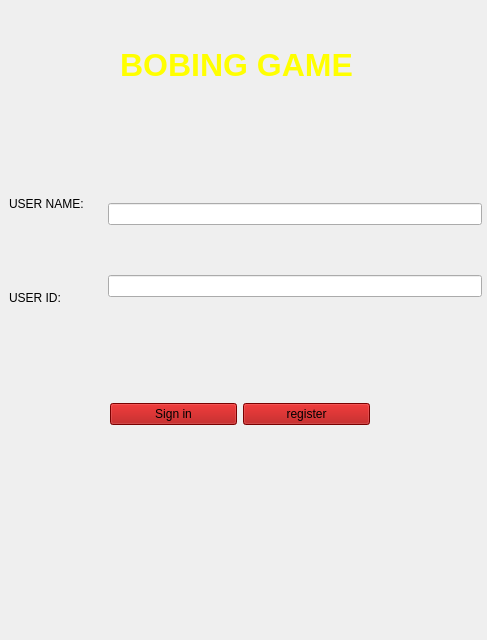
<?xml version="1.0" encoding="UTF-8"?>
<ui version="4.0">
 <class>begin</class>
 <widget class="QWidget" name="begin">
  <property name="geometry">
   <rect>
    <x>0</x>
    <y>0</y>
    <width>487</width>
    <height>640</height>
   </rect>
  </property>
  <property name="windowTitle">
   <string>Form</string>
  </property>
  <widget class="QWidget" name="widget_3" native="true">
   <property name="geometry">
    <rect>
     <x>0</x>
     <y>150</y>
     <width>491</width>
     <height>201</height>
    </rect>
   </property>
   <layout class="QHBoxLayout" name="horizontalLayout">
    <item>
     <widget class="QWidget" name="widget" native="true">
      <layout class="QVBoxLayout" name="verticalLayout">
       <item>
        <widget class="QLabel" name="label">
         <property name="styleSheet">
          <string notr="true">
font: 25 18pt &quot;Bookman Old Style&quot;;</string>
         </property>
         <property name="text">
          <string>USER NAME:</string>
         </property>
        </widget>
       </item>
       <item>
        <widget class="QLabel" name="label_2">
         <property name="styleSheet">
          <string notr="true">
font: 25 18pt &quot;Bookman Old Style&quot;;</string>
         </property>
         <property name="text">
          <string>USER ID:</string>
         </property>
        </widget>
       </item>
      </layout>
     </widget>
    </item>
    <item>
     <widget class="QWidget" name="widget_2" native="true">
      <layout class="QVBoxLayout" name="verticalLayout_2">
       <item>
        <widget class="QLineEdit" name="lineEdit"/>
       </item>
       <item>
        <widget class="QLineEdit" name="lineEdit_2"/>
       </item>
      </layout>
     </widget>
    </item>
   </layout>
  </widget>
  <widget class="QWidget" name="widget_4" native="true">
   <property name="geometry">
    <rect>
     <x>110</x>
     <y>380</y>
     <width>260</width>
     <height>68</height>
    </rect>
   </property>
   <layout class="QHBoxLayout" name="horizontalLayout_2">
    <item>
     <widget class="QPushButton" name="pushButton">
      <property name="styleSheet">
       <string notr="true">background-color: rgb(170, 0, 0);
font: 25 18pt &quot;Bookman Old Style&quot;;</string>
      </property>
      <property name="text">
       <string>Sign in</string>
      </property>
     </widget>
    </item>
    <item>
     <widget class="QPushButton" name="pushButton_2">
      <property name="styleSheet">
       <string notr="true">background-color: rgb(170, 0, 0);
font: 25 18pt &quot;Bookman Old Style&quot;;</string>
      </property>
      <property name="text">
       <string>register</string>
      </property>
     </widget>
    </item>
   </layout>
  </widget>
  <widget class="QLabel" name="label_3">
   <property name="geometry">
    <rect>
     <x>120</x>
     <y>20</y>
     <width>251</width>
     <height>91</height>
    </rect>
   </property>
   <property name="text">
    <string>&lt;html&gt;&lt;head/&gt;&lt;body&gt;&lt;p&gt;&lt;span style=&quot; font-size:24pt; font-weight:600; color:#ffff00;&quot;&gt;BOBING GAME&lt;/span&gt;&lt;/p&gt;&lt;/body&gt;&lt;/html&gt;</string>
   </property>
  </widget>
 </widget>
 <resources/>
 <connections>
  <connection>
   <sender>pushButton</sender>
   <signal>clicked()</signal>
   <receiver>begin</receiver>
   <slot>sign_in()</slot>
   <hints>
    <hint type="sourcelabel">
     <x>148</x>
     <y>395</y>
    </hint>
    <hint type="destinationlabel">
     <x>538</x>
     <y>524</y>
    </hint>
   </hints>
  </connection>
  <connection>
   <sender>pushButton_2</sender>
   <signal>clicked()</signal>
   <receiver>begin</receiver>
   <slot>registerer()</slot>
   <hints>
    <hint type="sourcelabel">
     <x>337</x>
     <y>397</y>
    </hint>
    <hint type="destinationlabel">
     <x>563</x>
     <y>478</y>
    </hint>
   </hints>
  </connection>
 </connections>
 <slots>
  <slot>sign_in()</slot>
  <slot>registerer()</slot>
 </slots>
</ui>
